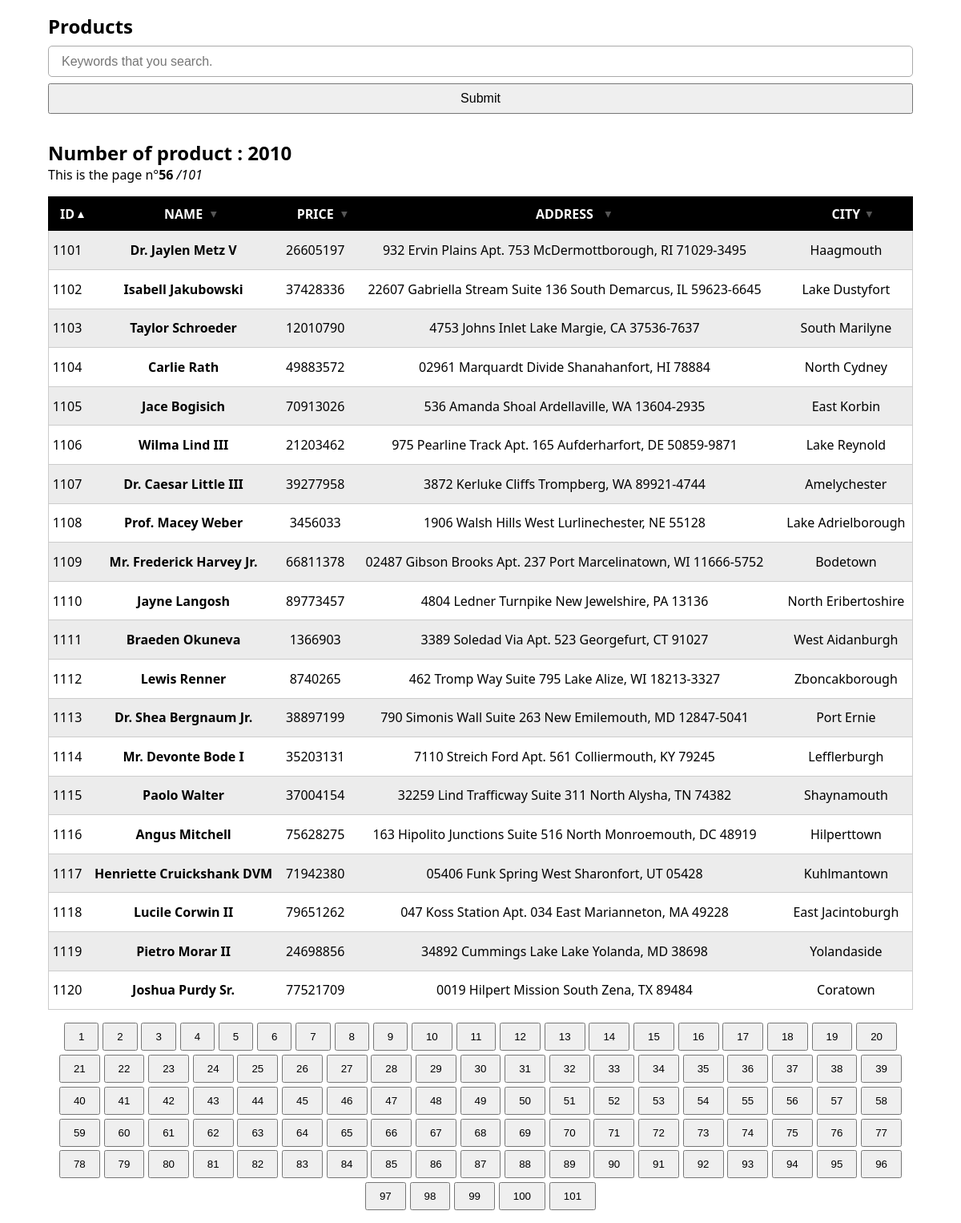
/src/views/productsViews/productsViewsPage.php?page=56&sort=id&dir=asc, run on the app's committed database.
### tables this page shows
CREATE TABLE "products" (
	"id"	INTEGER,
	"name"	TEXT,
	"price"	INTEGER,
	"address"	TEXT,
	"city"	TEXT,
	PRIMARY KEY("id" AUTOINCREMENT)
);

### src/database/queries/AllProducts.php (called while the page is built, shortened)
<?php
class AllProducts
{
    public static function products (?int $limit, ?int $offset = 0, ?string $productsSearch = null , string $sort = 'id', string $direction = 'ASC') : ?array
    {
        try {
            $PDO = Database::connect();
            $direction = strtoupper(htmlentities($direction));
            $sort = htmlentities($sort);
            $query_str = "SELECT * FROM products ORDER BY {$sort} {$direction}";
            if (!is_null($limit)) {
                $query_str = $query_str . " LIMIT {$limit} OFFSET {$offset}";
            }
            $query = $PDO->query($query_str);
            $products = $query->fetchAll(PDO::FETCH_ASSOC);
        } catch (Exception) {}
        return $products ?? null;
    }
}

### src/views/productsViews/productsViewsPage.php (the view, shortened to what this page needs)
<?php
try {
    $keywords = null;
    $pageNumber = 1;
    $limit = AllProducts::LIMIT_OF_PRODUCT_REGISTER;
    $sort = 'id';
    $direction = 'asc';
    if (isset($_GET['page'])) {
        if (is_int(intval(htmlentities($_GET['page'])))) {
            $pageNumber = intval(htmlentities($_GET['page']));
        }
    }
    if (isset($_GET['sort'])) {
        $sort = htmlentities($_GET['sort']);
    }
    if (isset($_GET['dir'])) {
        $direction = htmlentities($_GET['dir']);
    }
    $products = AllProducts::products(null, null, $keywords);
    $productsNumber = ( is_array($products) ) ? count( $products ) : 0 ;
    $offset = ( (($pageNumber - 1) * 20) < $productsNumber ) ? (($pageNumber - 1) * 20) : 0 ;
    $products = AllProducts::products($limit, $offset, $keywords, $sort, $direction);
} catch (Exception $e) {
}
if (isset($products)) {
    if (is_array($products) && count($products)) {
        echo "<main>";
        echo '<div class="container">';
        echo '<article>';
        echo '<h1>Products</h1>';
        echo '<form method="get">';
        echo '<input class="form-controls" type="text" name="keywords" id="keywords" placeholder="Keywords that you search." value="' . ($keywords ?? '') . '">';
        echo '<button class="btn form-controls" type="submit">Submit</button>';
        echo '</form>';
        echo '<section class="py-1">';
        echo "<h2>Number of product : {$productsNumber}</h2>";
        echo "<p>This is the page n°<strong>" . ($_GET['page'] ?? 1) . "</strong><em> /" . (($productsNumber / 20 > floor($productsNumber / 20)) ? ceil($productsNumber / 20) : $productsNumber / 20) . "</em></p>";
        echo '</section>';
        echo '<table>';
        echo '<thead>';
        echo '<th scope="col">';
        echo  ProductsViewsGenerator::filterLink($direction, 'id', $sort, $keywords);
        echo '</th>';
        echo '<th scope="col">';
        echo  ProductsViewsGenerator::filterLink($direction, 'name', $sort, $keywords);
        echo '</th>';
        echo '<th scope="col">';
        echo  ProductsViewsGenerator::filterLink($direction, 'price', $sort, $keywords);
        echo '</th>';
        echo '<th scope="col">';
        echo ProductsViewsGenerator::filterLink($direction, 'address', $sort, $keywords);
        echo '</th>';
        echo '<th scope="col">';
        echo ProductsViewsGenerator::filterLink($direction, 'city', $sort, $keywords);
        echo '</th>';
        echo '</thead>';
        echo '<tbody>';
        foreach ($products as $product) {
            echo '<tr>';
            echo "<td>{$product['id']}</td>";
            echo "<td>{$product['name']}</td>";
            echo "<td>{$product['price']}</td>";
            echo "<td>{$product['address']}</td>";
            echo "<td>{$product['city']}</td>";
            echo '</tr>';
        }
        echo '</tbody>';
        echo '</table>';
        echo '<section id="pagination-section">';
        for ($i = 1 ; $i <= $productsNumber/20 ; $i++) {
            echo "<a class=\"anchor-none-style\" href=\"?page={$i}". ( (isset($keywords)) ? ("&keywords={$keywords}") : null) . ((isset($sort)) ? ("&sort={$sort}") : null) . ((isset($direction)) ? ("&dir={$direction}") : null) ."\"><button class=\"btn btn-primary\">{$i}</button></a>";
        }
        if (floor($productsNumber/20) < $productsNumber/20) {
            echo "<a class=\"anchor-none-style\" href=\"?page=" . ceil($productsNumber/20) . ( (isset($keywords)) ? ("&keywords={$keywords}") : null) . ((isset($sort)) ? ("&sort={$sort}") : null) . ((isset($direction)) ? ("&dir={$direction}") : null) . "\"><button class=\"btn btn-primary\">" . ceil($productsNumber/20) . "</button></a>";
        }
        echo '</section>';
        echo '</article>';
        echo '</div>';
        echo '</main>';
    }
}
require_once dirname(__DIR__) . DIRECTORY_SEPARATOR . 'templates' . DIRECTORY_SEPARATOR . 'basicTemplate.php';

### src/public/css/globals-styles.css (style rules this page uses)
html { scroll-behavior: smooth; }
:root { font-family: system-ui, -apple-system, BlinkMacSystemFont, 'Segoe UI', Roboto, Oxygen, Ubuntu, Cantarell, 'Open Sans', 'Helvetica Neue', sans-serif; font-size: 16px; }
body { font-size: 1rem; }
* { margin: 0; padding: 0; }
h1 { padding-top: 1rem; padding-bottom: .5rem; }
form input { padding: .6rem 1rem; font-size: 1rem; border-radius: 5px; border: 1px #aaa solid; margin-bottom: .5rem; }
[type="submit"] { margin-bottom: 1rem; font-size: 1rem; }
form .form-controls { display: block; width: 100%; }
table { border-collapse: collapse; width: 100%; text-align: center; }
thead { background-color: #000000; color: #fff; }
thead tr th { padding-top: .6rem; padding-bottom: .6rem; text-transform: uppercase; }
table tbody tr:nth-child(odd) { background-color: #ececec; }
table tbody tr td:nth-child(2) { font-weight: 700; }
tr { border: solid 1px #CCC; }
td { padding: .8rem .2rem; }
.container { width: 90%; margin-left: auto; margin-right: auto; }
#pagination-section { padding: 1rem 0; display: flex; flex-wrap: wrap; gap: .3rem; justify-content: center; align-items: center; }
.btn { padding: .5rem 1rem; }
.py-1 { padding-top: 1rem; padding-bottom: 1rem; }

### data on the page
products: id "1101", name "Dr. Jaylen Metz V", price "26605197", address "932 Ervin Plains Apt. 753 McDermottborough, RI 71029-3495", city "Haagmouth"
products: id "1102", name "Isabell Jakubowski", price "37428336", address "22607 Gabriella Stream Suite 136 South Demarcus, IL 59623-6645", city "Lake Dustyfort"
products: id "1103", name "Taylor Schroeder", price "12010790", address "4753 Johns Inlet Lake Margie, CA 37536-7637", city "South Marilyne"
products: id "1104", name "Carlie Rath", price "49883572", address "02961 Marquardt Divide Shanahanfort, HI 78884", city "North Cydney"
products: id "1105", name "Jace Bogisich", price "70913026", address "536 Amanda Shoal Ardellaville, WA 13604-2935", city "East Korbin"
products: id "1106", name "Wilma Lind III", price "21203462", address "975 Pearline Track Apt. 165 Aufderharfort, DE 50859-9871", city "Lake Reynold"
products: id "1107", name "Dr. Caesar Little III", price "39277958", address "3872 Kerluke Cliffs Trompberg, WA 89921-4744", city "Amelychester"
products: id "1108", name "Prof. Macey Weber", price "3456033", address "1906 Walsh Hills West Lurlinechester, NE 55128", city "Lake Adrielborough"
products: id "1109", name "Mr. Frederick Harvey Jr.", price "66811378", address "02487 Gibson Brooks Apt. 237 Port Marcelinatown, WI 11666-5752", city "Bodetown"
products: id "1110", name "Jayne Langosh", price "89773457", address "4804 Ledner Turnpike New Jewelshire, PA 13136", city "North Eribertoshire"
products: id "1111", name "Braeden Okuneva", price "1366903", address "3389 Soledad Via Apt. 523 Georgefurt, CT 91027", city "West Aidanburgh"
products: id "1112", name "Lewis Renner", price "8740265", address "462 Tromp Way Suite 795 Lake Alize, WI 18213-3327", city "Zboncakborough"
products: id "1113", name "Dr. Shea Bergnaum Jr.", price "38897199", address "790 Simonis Wall Suite 263 New Emilemouth, MD 12847-5041", city "Port Ernie"
products: id "1114", name "Mr. Devonte Bode I", price "35203131", address "7110 Streich Ford Apt. 561 Colliermouth, KY 79245", city "Lefflerburgh"
products: id "1115", name "Paolo Walter", price "37004154", address "32259 Lind Trafficway Suite 311 North Alysha, TN 74382", city "Shaynamouth"
products: id "1116", name "Angus Mitchell", price "75628275", address "163 Hipolito Junctions Suite 516 North Monroemouth, DC 48919", city "Hilperttown"
products: id "1117", name "Henriette Cruickshank DVM", price "71942380", address "05406 Funk Spring West Sharonfort, UT 05428", city "Kuhlmantown"
products: id "1118", name "Lucile Corwin II", price "79651262", address "047 Koss Station Apt. 034 East Marianneton, MA 49228", city "East Jacintoburgh"
products: id "1119", name "Pietro Morar II", price "24698856", address "34892 Cummings Lake Lake Yolanda, MD 38698", city "Yolandaside"
products: id "1120", name "Joshua Purdy Sr.", price "77521709", address "0019 Hilpert Mission South Zena, TX 89484", city "Coratown"

### other printed values
$productsNumber "2010"
$_GET['page'] "56"
ceil($productsNumber / 20) "101"
$linkName "ID NAME PRICE ADDRESS CITY"
ceil($productsNumber/20) "101"
